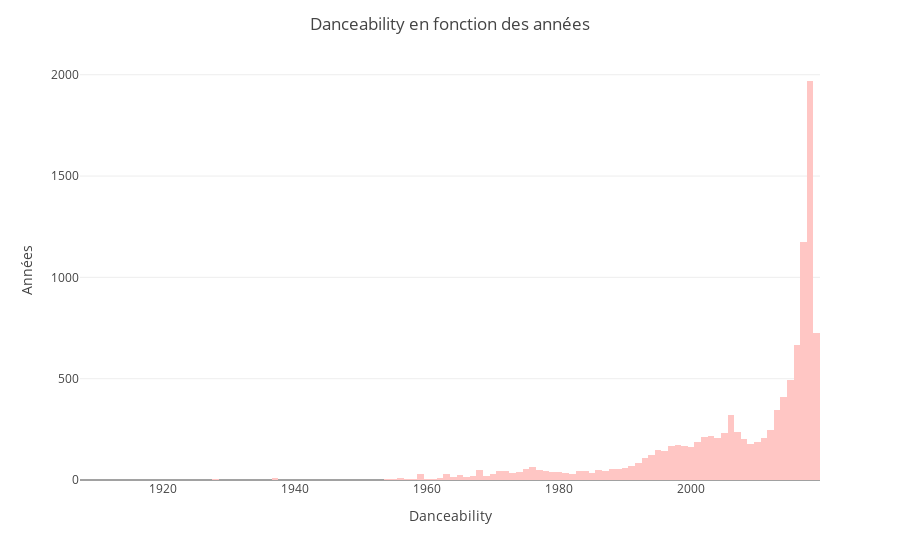

This figure's notebook cell:
### Markdown cell above
# danceability

### Code cell
fig7 = px.histogram(df, x="year", y="danceability",
                    template="xgridoff",
                    color_discrete_sequence= px.colors.sequential.Burg,
                   #labels = {"year" : "Années", "danceability" : "Danceability"}
                   )

fig7.update_yaxes(title_text = "Années")
fig7.update_xaxes(title_text = "Danceability")
fig7.update_layout(title_text = "Danceability en fonction des années", title_x=0.5)
fig7.show()

### Figure 1 — Plotly figure (JSON) as saved in the notebook; plotly's stock layout.template omitted (floating-point values rounded to 4 significant figures; data arrays with more than 128 entries replaced by an {"elided": "..."} marker saying what was removed)
{"data": [{"alignmentgroup": "True", "bingroup": "x", "histfunc": "sum", "hovertemplate": "year=%{x}<br>sum of danceability=%{y}<extra></extra>", "legendgroup": "", "marker": {"color": "rgb(255, 198, 196)", "pattern": {"shape": ""}}, "name": "", "offsetgroup": "", "orientation": "v", "showlegend": false, "type": "histogram", "x": {"elided": "20221 int values"}, "xaxis": "x", "y": {"elided": "20221 float values"}, "yaxis": "y"}], "layout": {"autosize": true, "barmode": "relative", "legend": {"tracegroupgap": 0}, "margin": {"t": 60}, "title": {"text": "Danceability en fonction des années", "x": 0.5}, "xaxis": {"anchor": "y", "autorange": true, "domain": [0, 1], "range": [1908.0, 2020.0], "title": {"text": "Danceability"}, "type": "linear"}, "yaxis": {"anchor": "x", "autorange": true, "domain": [0, 1], "range": [0, 2073.0], "title": {"text": "Années"}, "type": "linear"}}}
